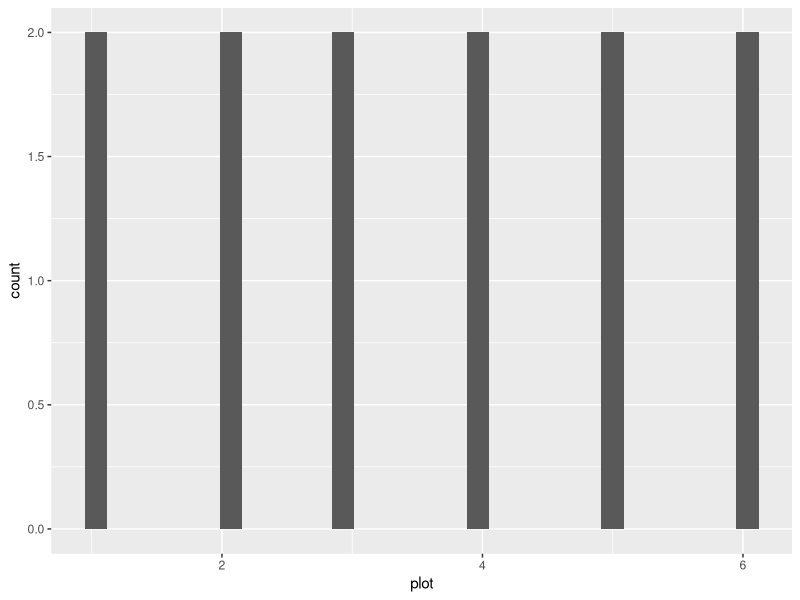
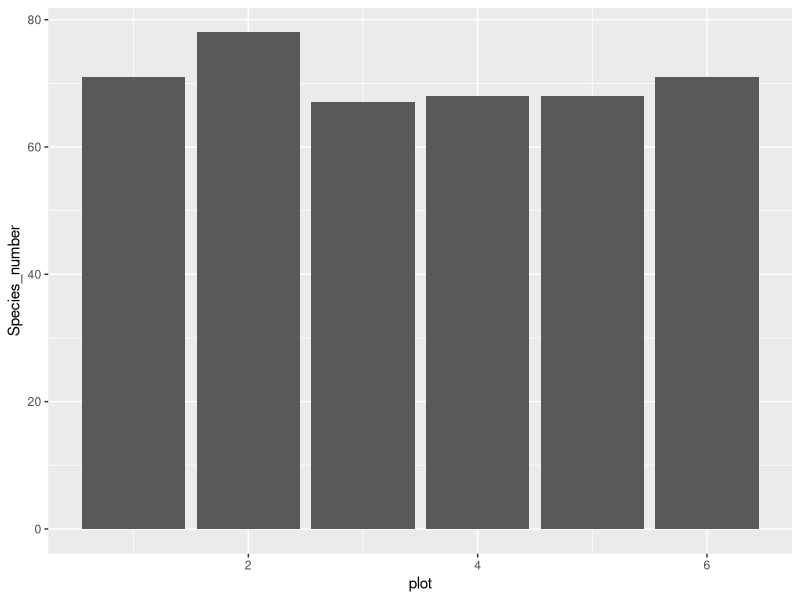
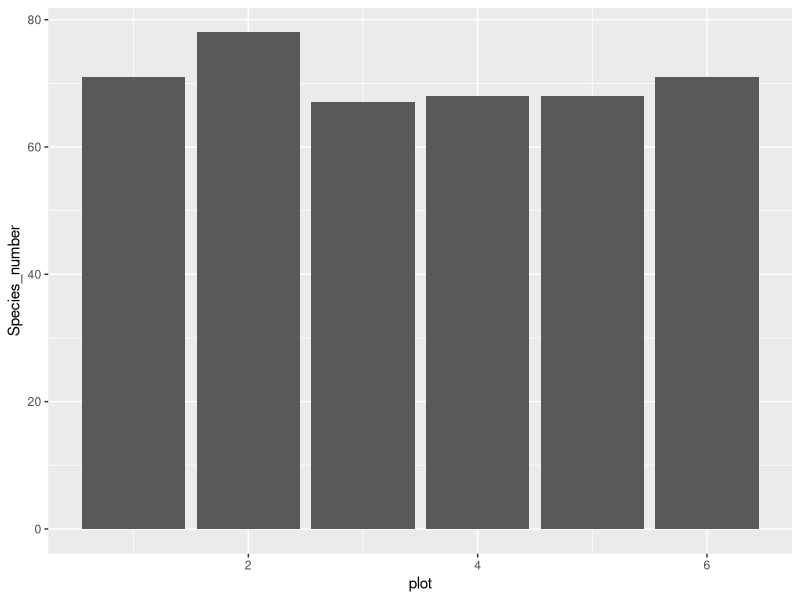
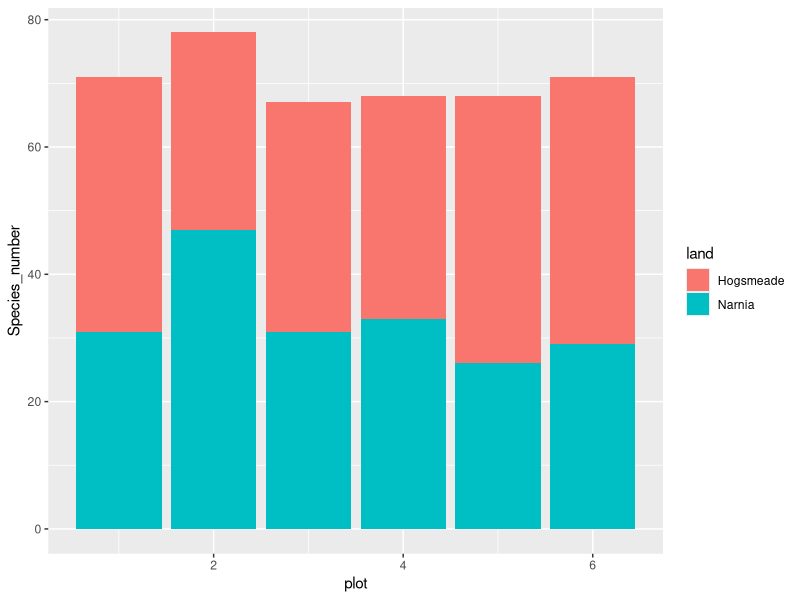
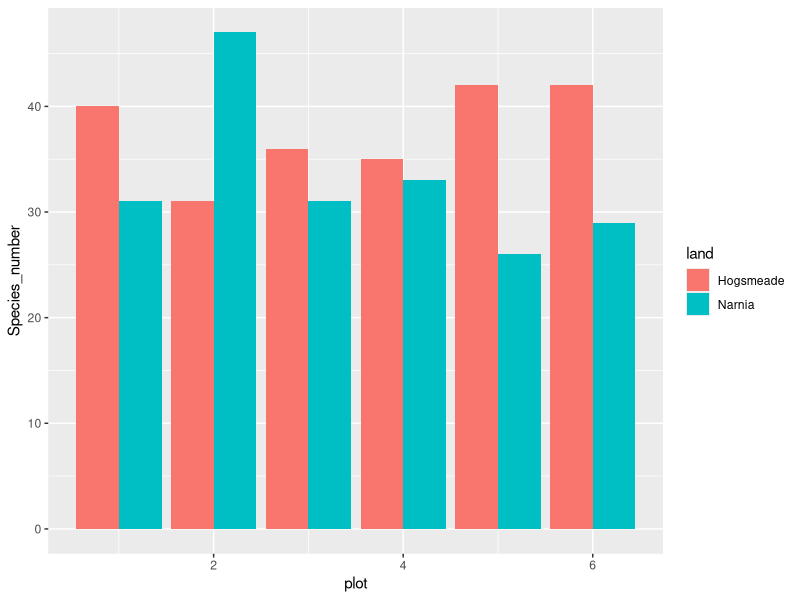
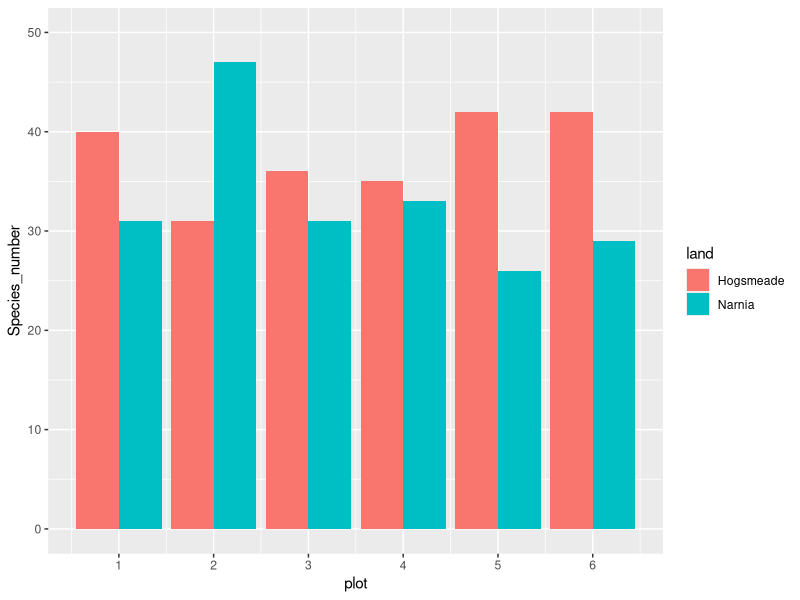
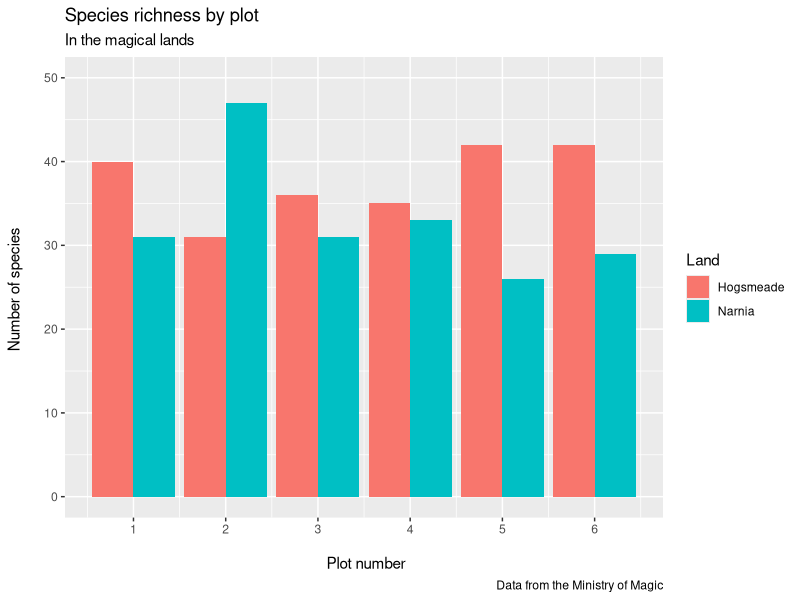
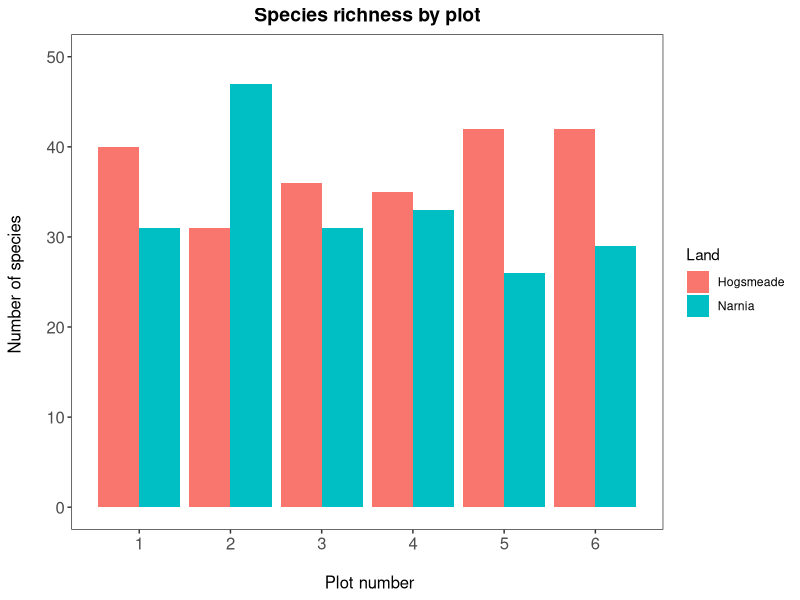

Here is the R script that generated these plots, in order:
## ---- chunk 1
#| {.nooutput .nowarn}
library(tidyverse)
## ---- chunk 2
#|{.nowarn}
magic_veg <- read_csv("magic_veg.csv")

## ---- chunk 3
str(magic_veg)
## ---- chunk 4
species_counts <- magic_veg %>%
  group_by(land, plot) %>%
  summarise(Species_number = length(unique(species)))
## ---- chunk 5
(hist <- ggplot(species_counts, aes(x = plot)) +
  geom_histogram())
## ---- chunk 6
(hist <- ggplot(species_counts, aes(x = plot, y = Species_number)) +
    geom_histogram(stat = "identity"))
    
# Note: an equivalent alternative is to use geom_col (for column), which takes a y value and displays it
(col <- ggplot(species_counts, aes(x = plot, y = Species_number)) +
   geom_col()
   )
## ---- chunk 7
#|{.nowarn}
(hist <- ggplot(species_counts, aes(x = plot, y = Species_number, fill = land)) +
  geom_histogram(stat = "identity"))
  
# Remember that any aesthetics that are a function of your data (like fill here) need to be INSIDE the aes() brackets.
## ---- chunk 8
#|{.nowarn}
(hist <- ggplot(species_counts, aes(x = plot, y = Species_number, fill = land)) +
    geom_histogram(stat = "identity", position = "dodge"))
## ---- chunk 9
#|{.nowarn}
(hist <- ggplot(species_counts, aes(x = plot, y = Species_number, fill = land)) +
    geom_histogram(stat = "identity", position = "dodge") + 
    scale_x_continuous(breaks = c(1,2,3,4,5,6)) + 
    scale_y_continuous(limits = c(0, 50)))
## ---- chunk 10
#| {.nowarn}
(hist <- ggplot(species_counts, aes(x = plot, y = Species_number, fill = land)) +
    geom_histogram(stat = "identity", position = "dodge") +
    scale_x_continuous(breaks = c(1,2,3,4,5,6)) + 
    scale_y_continuous(limits = c(0, 50)) +
    labs(title = "Species richness by plot", 
         subtitle = "In the magical lands",
         caption = "Data from the Ministry of Magic", 
         x = "\n Plot number", y = "Number of species \n",# \n adds space before x and after y axis text
           fill = "Land")  # Change the legend title to "Land"
  )     
## ---- chunk 11
#|{.nowarn}
(hist <- ggplot(species_counts, aes(x = plot, y = Species_number, fill = land)) +
    geom_histogram(stat = "identity", position = "dodge") + 
    scale_x_continuous(breaks = c(1,2,3,4,5,6)) + 
    scale_y_continuous(limits = c(0, 50)) +
    labs(title = "Species richness by plot", 
         x = "\n Plot number", y = "Number of species \n",
         fill = "Land") + 
    theme_bw() +
    theme(panel.grid = element_blank(), 
          axis.text = element_text(size = 12), 
          axis.title = element_text(size = 12), 
          plot.title = element_text(size = 14, hjust = 0.5, face = "bold")))
## ---- chunk 12
#|{.nowarn}
(hist <- ggplot(species_counts, aes(x = plot, y = Species_number, fill = land)) +
    geom_histogram(stat = "identity", position = "dodge") + 
    scale_x_continuous(breaks = c(1,2,3,4,5,6)) + 
    scale_y_continuous(limits = c(0, 50)) +
    scale_fill_manual(values = c("rosybrown1", "#deebf7"),     # specifying the colours
                      name = "Land of Magic") +                # specifying title of legend
    labs(title = "Species richness by plot", 
         x = "\n Plot number", y = "Number of species \n") + 
    theme_bw() +
    theme(panel.grid = element_blank(), 
          axis.text = element_text(size = 12), 
          axis.title = element_text(size = 12), 
          plot.title = element_text(size = 14, hjust = 0.5, face = "bold"), 
          plot.margin = unit(c(0.5,0.5,0.5,0.5), units = , "cm"), 
	  legend.title = element_text(face = "bold"),
          legend.position = "bottom", 
          legend.box.background = element_rect(color = "grey", size = 0.3)))
## ---- chunk 13
ggsave("magical-sp-rich-hist.png", width = 7, height = 5, dpi = 300)
